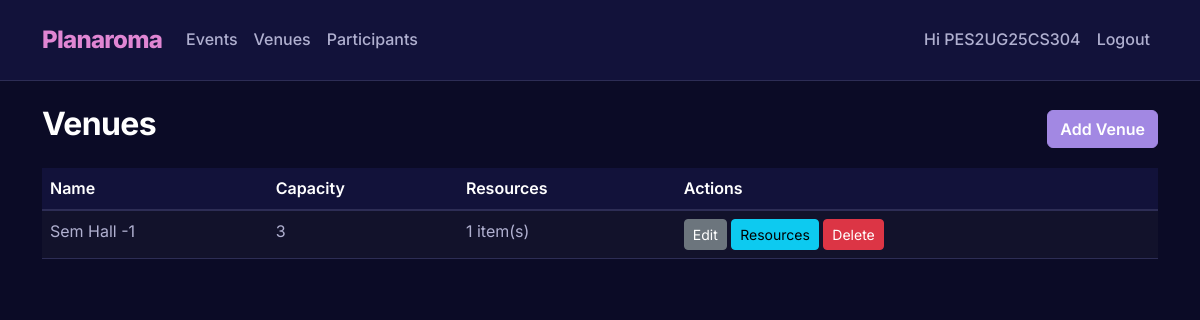
Screenshot of /venues (signed in) with the database file from the repository.
### app/models.py (models this page shows, shortened)
class User(UserMixin, db.Model):
    __tablename__ = 'user'
    id = db.Column(db.Integer, primary_key=True)
    username = db.Column(db.String(80), unique=True, nullable=False)
    password_hash = db.Column(db.String(200), nullable=False)
    role = db.Column(db.String(20), nullable=False, default='viewer')  # admin, staff, viewer

class Venue(db.Model):
    __tablename__ = 'venue'
    id = db.Column(db.Integer, primary_key=True)
    name = db.Column(db.String(150), nullable=False, unique=True)
    capacity = db.Column(db.Integer, nullable=False, default=0)
    resources_list = db.relationship('Resource', back_populates='venue', cascade='all, delete-orphan')
    events = db.relationship('Event', backref='venue', lazy=True, cascade='all, delete-orphan')

### app/routes.py (the view)
@main_bp.route('/venues')
@login_required
def list_venues():
    venues = Venue.query.order_by(Venue.name).all()
    return render_template('venues/list.html', venues=venues)

### app/__init__.py (called while the page is built)
def create_app():
    app = Flask(__name__, static_folder='static', template_folder='templates')
    app.config.from_object(Config)
    db.init_app(app)
    login_manager.init_app(app)
    from .models import User
    @login_manager.user_loader
    def load_user(user_id):
        return User.query.get(int(user_id))
    from .routes import main_bp
    from .auth import auth_bp
    app.register_blueprint(main_bp)
    app.register_blueprint(auth_bp)
    return app

### app/templates/venues/list.html
{% extends 'base.html' %}
{% block content %}
<div class="d-flex justify-content-between align-items-center mb-3">
    <h2>Venues</h2>
    {% if current_user.is_authenticated %}
      <a class="btn btn-primary" href="{{ url_for('main.add_venue') }}">Add Venue</a>
    {% endif %}
</div>
<table class="table table-striped">
    <thead>
        <tr><th>Name</th><th>Capacity</th><th>Resources</th>{% if current_user.is_authenticated %}<th>Actions</th>{% endif %}</tr>
    </thead>
    <tbody>
        {% for v in venues %}
        <tr>
            <td>{{ v.name }}</td>
            <td>{{ v.capacity }}</td>
            <td>
              {% if v.resources_list %}
                {{ v.resources_list|length }} item(s)
              {% else %}
                -
              {% endif %}
            </td>
            {% if current_user.is_authenticated %}
            <td>
                <a class="btn btn-sm btn-secondary" href="{{ url_for('main.edit_venue', venue_id=v.id) }}">Edit</a>
                <a class="btn btn-sm btn-info" href="{{ url_for('main.manage_resources', venue_id=v.id) }}">Resources</a>
                <form method="POST" action="{{ url_for('main.delete_venue', venue_id=v.id) }}" style="display:inline-block" onsubmit="return confirm('Delete venue?');">
                    <button class="btn btn-sm btn-danger">Delete</button>
                </form>
            </td>
            {% endif %}
        </tr>
        {% else %}
        <tr><td colspan="4" class="text-center">No venues found</td></tr>
        {% endfor %}
    </tbody>
</table>
{% endblock %}

### app/templates/base.html (shortened to what this page needs)
<!doctype html>
<html lang="en">
<head>
    <link href="https://cdn.jsdelivr.net/npm/bootstrap@5.3.2/dist/css/bootstrap.min.css" rel="stylesheet">
    <link href="{{ url_for('static', filename='style.css') }}" rel="stylesheet">
</head>
<body>
<nav class="navbar navbar-expand-lg navbar-light bg-light mb-4">
  <div class="container">
    <a class="navbar-brand" href="{{ url_for('main.dashboard') }}">
        Planaroma
    </a>
    <div class="collapse navbar-collapse" id="navbarNav">
      <ul class="navbar-nav me-auto">
        <li class="nav-item">
          <a class="nav-link" href="{{ url_for('main.list_events') }}">Events</a>
        </li>
        <li class="nav-item">
          <a class="nav-link" href="{{ url_for('main.list_venues') }}">Venues</a>
        </li>
        <li class="nav-item">
          <a class="nav-link" href="{{ url_for('main.list_participants') }}">Participants</a>
        </li>
      </ul>
      <ul class="navbar-nav ms-auto">
        {% if current_user.is_authenticated %}
          <li class="nav-item">
            <a class="nav-link">Hi {{ current_user.username }}</a>
          </li>
          <li class="nav-item">
            <a class="nav-link" href="{{ url_for('auth.logout') }}">Logout</a>
          </li>
        {% else %}
          <li class="nav-item">
            <a class="nav-link" href="{{ url_for('auth.login') }}">Login</a>
          </li>
        {% endif %}
      </ul>
    </div>
  </div>
</nav>
<div class="container">
    {% block content %}{% endblock %}
</div>
</body>
</html>

### app/static/style.css (style rules this page uses)
:root { --bg-primary: #0B0B26; --card-surface: #12123A; --text-primary: #FFFFFF; --text-secondary: #B0B0D0; --accent-pink: #E086D3; --accent-purple: #A288E3; --border-color: #2D2D55; --border-radius: 12px; --font-family: 'Inter', sans-serif; }
body { background-color: var(--bg-primary); color: var(--text-secondary); font-family: var(--font-family); line-height: 1.6; }
h1, h2, h3, h4, h5, h6 { color: var(--text-primary); font-weight: 700; letter-spacing: -0.02em; }
a { color: var(--accent-purple); text-decoration: none; transition: color 0.2s ease; }
.navbar { background-color: var(--card-surface) !important; border-bottom: 1px solid var(--border-color); padding: 1rem 0; }
.navbar-brand { color: var(--accent-pink) !important; font-weight: 800; font-size: 1.5rem; letter-spacing: -0.03em; }
.nav-link { color: var(--text-secondary) !important; font-weight: 500; }
.btn-primary { background-color: var(--accent-purple); border-color: var(--accent-purple); color: #fff; font-weight: 600; }
.table { color: var(--text-secondary); border-color: var(--border-color); }
.table thead th { background-color: var(--card-surface); color: var(--text-primary); border-bottom: 2px solid var(--border-color); font-weight: 600; }
.table td, .table th { border-color: var(--border-color); }
.table-striped > tbody > tr:nth-of-type(odd) > * { background-color: rgba(255, 255, 255, 0.03); color: var(--text-secondary); }

### rows the page displays
User: username "PES2UG25CS304"
Venue: name "Sem Hall -1", capacity "3", resources_list|length "1"
